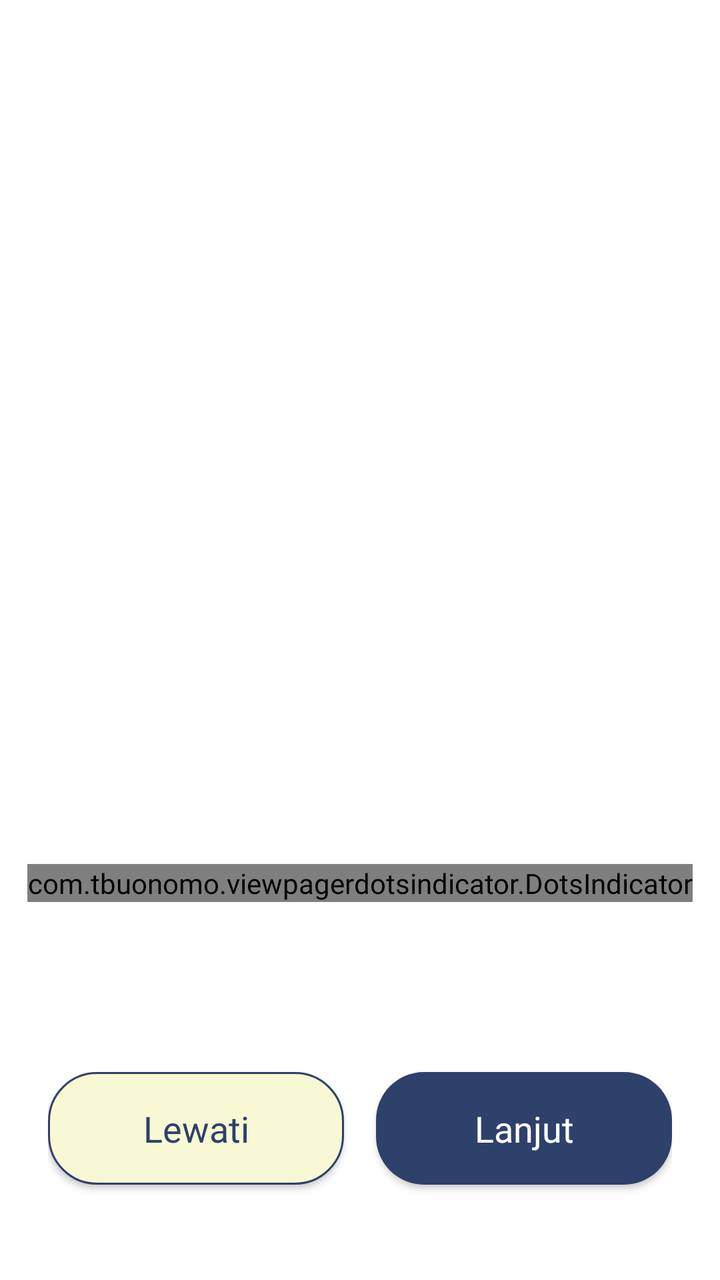
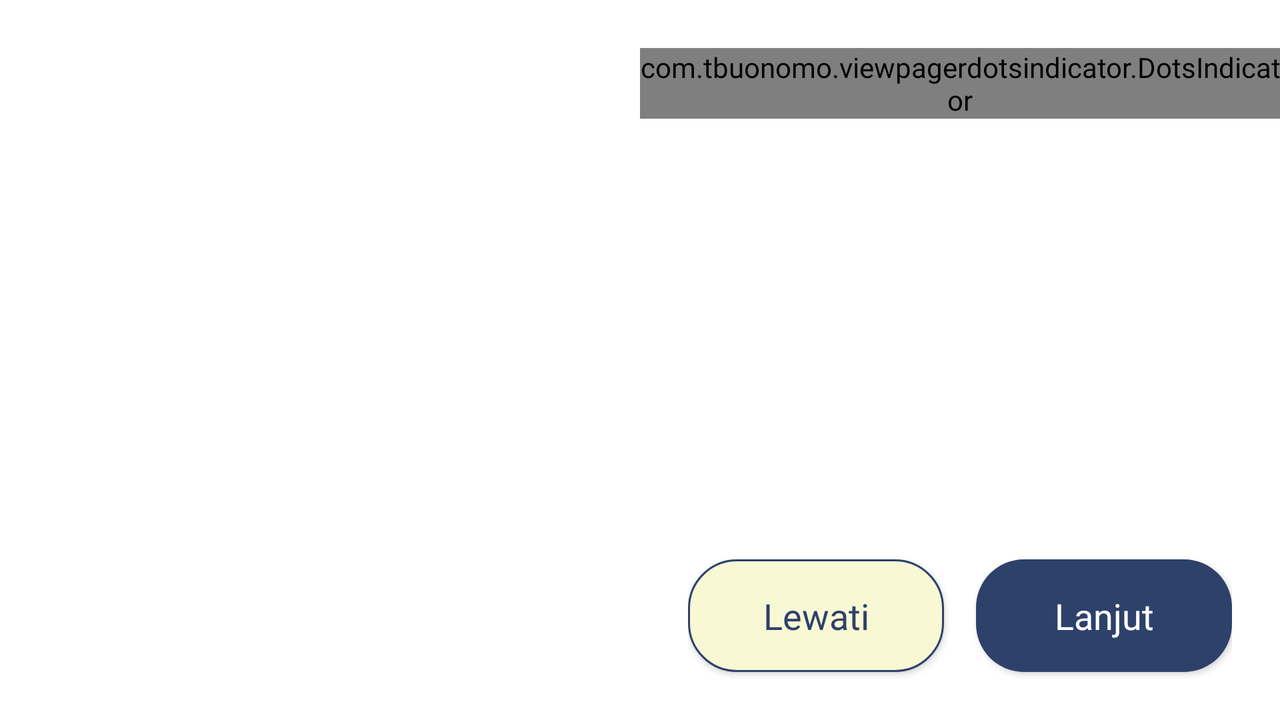

An Android layout and its configuration variant, each rendered on a device that would load it. The default file and the variant file are quoted in full after the pictures.
<!-- AndroidManifest.xml: application theme Theme.Kliniku -->
<!-- res/layout/activity_onboarding.xml -->
<?xml version="1.0" encoding="utf-8"?>
<androidx.constraintlayout.widget.ConstraintLayout xmlns:android="http://schemas.android.com/apk/res/android"
    xmlns:app="http://schemas.android.com/apk/res-auto"
    xmlns:tools="http://schemas.android.com/tools"
    android:layout_width="match_parent"
    android:layout_height="match_parent">

    <androidx.viewpager2.widget.ViewPager2
        android:id="@+id/viewPager"
        android:layout_width="match_parent"
        android:layout_height="0dp"
        app:layout_constraintBottom_toTopOf="@+id/dotsIndicator"
        app:layout_constraintEnd_toEndOf="parent"
        app:layout_constraintHeight_percent="0.65"
        app:layout_constraintStart_toStartOf="parent"
        app:layout_constraintTop_toTopOf="parent" />

    <com.tbuonomo.viewpagerdotsindicator.DotsIndicator
        android:id="@+id/dotsIndicator"
        android:layout_width="wrap_content"
        android:layout_height="wrap_content"
        android:layout_marginTop="16dp"
        app:dotsColor="@android:color/darker_gray"
        app:dotsCornerRadius="4dp"
        app:dotsSize="8dp"
        app:dotsSpacing="4dp"
        app:dotsWidthFactor="2.5"
        app:layout_constraintEnd_toEndOf="parent"
        app:layout_constraintStart_toStartOf="parent"
        app:layout_constraintTop_toBottomOf="@id/viewPager"
        app:selectedDotColor="@color/colorSecondary" />

    <TextView
        android:id="@+id/textTitle"
        android:layout_width="0dp"
        android:layout_height="wrap_content"
        android:layout_marginTop="24dp"
        android:gravity="center"
        android:paddingHorizontal="24dp"
        android:textColor="@color/colorPrimary"
        android:textSize="18sp"
        android:fontFamily="@font/league_spartan_regular"
        app:layout_constraintEnd_toEndOf="parent"
        app:layout_constraintStart_toStartOf="parent"
        app:layout_constraintTop_toBottomOf="@id/dotsIndicator" />

    <TextView
        android:id="@+id/textDescription"
        android:layout_width="0dp"
        android:layout_height="wrap_content"
        android:layout_marginTop="8dp"
        android:gravity="center"
        android:paddingHorizontal="24dp"
        android:textColor="@android:color/darker_gray"
        android:textSize="14sp"
        android:fontFamily="@font/inter_regular"
        app:layout_constraintEnd_toEndOf="parent"
        app:layout_constraintStart_toStartOf="parent"
        app:layout_constraintBottom_toTopOf="@id/layoutButtons"
        app:layout_constraintTop_toBottomOf="@id/textTitle" />

    <androidx.constraintlayout.widget.Guideline
        android:id="@+id/guidelineTop"
        android:layout_width="wrap_content"
        android:layout_height="wrap_content"
        android:orientation="horizontal"
        app:layout_constraintGuide_percent="0.8" />

    <include
        android:id="@+id/layoutButtons"
        layout="@layout/ns_button"
        android:layout_width="0dp"
        android:layout_height="wrap_content"
        app:layout_constraintTop_toBottomOf="@id/guidelineTop"
        app:layout_constraintStart_toStartOf="parent"
        app:layout_constraintEnd_toEndOf="parent"
        app:layout_constraintBottom_toBottomOf="parent" />

</androidx.constraintlayout.widget.ConstraintLayout>
<!-- res/layout/ns_button.xml (included above) -->
<?xml version="1.0" encoding="utf-8"?>
<LinearLayout xmlns:android="http://schemas.android.com/apk/res/android"
    xmlns:tools="http://schemas.android.com/tools"
    android:id="@+id/buttonContainer"
    android:layout_width="match_parent"
    android:layout_height="wrap_content"
    android:orientation="horizontal"
    android:paddingHorizontal="24dp"
    android:background="@android:color/transparent">

    <Button
        android:id="@+id/buttonSkip"
        android:layout_width="0dp"
        android:layout_height="wrap_content"
        android:layout_marginEnd="8dp"
        android:layout_weight="1"
        android:background="@drawable/button_inactive"
        android:padding="16dp"
        android:layout_marginBottom="24dp"
        android:text="@string/lewati"
        android:textAllCaps="false"
        android:textColor="@color/colorPrimary"
        android:textSize="18sp"
        android:fontFamily="@font/league_spartan_regular"
        tools:ignore="ButtonStyle" />

    <Button
        android:id="@+id/buttonNext"
        android:layout_width="0dp"
        android:layout_height="wrap_content"
        android:layout_marginStart="8dp"
        android:layout_weight="1"
        android:background="@drawable/button_normal"
        android:padding="16dp"
        android:layout_marginBottom="24dp"
        android:text="@string/lanjut"
        android:textAllCaps="false"
        android:textColor="@color/white"
        android:textSize="18sp"
        android:fontFamily="@font/league_spartan_regular"
        tools:ignore="ButtonStyle" />

</LinearLayout>
<!-- resources referenced by this layout -->
<resources>
  <color name="colorPrimary">#2E416B</color>
  <color name="colorSecondary">#4DAC49</color>
  <color name="white">#FFFFFFFF</color>
  <!-- drawable button_inactive (drawable) -->
  <?xml version="1.0" encoding="utf-8"?>
  <ripple xmlns:android="http://schemas.android.com/apk/res/android"
      android:color="@color/colorAccent">
      <item>
          <shape android:shape="rectangle">
              <solid android:color="@color/colorSurface" />
              <stroke android:width="1dp" android:color="@color/colorPrimary" />
              <corners android:radius="24dp" />
          </shape>
      </item>
  </ripple>
  <!-- drawable button_normal (drawable) -->
  <ripple xmlns:android="http://schemas.android.com/apk/res/android"
      android:color="@color/colorAccent">
      <item>
          <shape android:shape="rectangle">
              <solid android:color="@color/colorPrimary" />
              <corners android:radius="24dp" />
          </shape>
      </item>
  </ripple>
  <string name="lanjut">Lanjut</string>
  <string name="lewati">Lewati</string>
  <style name="Theme.Kliniku" parent="Base.Theme.Kliniku" />
  <color name="colorAccent">#F3AA43</color>
  <color name="colorSurface">#F9F8D4</color>
  <style name="Base.Theme.Kliniku" parent="Theme.AppCompat.Light.NoActionBar">
          
          <item name="colorPrimary">@color/colorPrimary</item>
  
          
          <item name="android:windowBackground">@color/white</item>
          <item name="background">@color/white</item>
  
          
          <item name="android:statusBarColor">@color/white</item>
          <item name="android:windowLightStatusBar">true</item>
  
          
          <item name="android:fontFamily">@font/inter_regular</item>
      </style>
</resources>
<!-- res/layout-land/activity_onboarding.xml (the repository's variant of the layout above) -->
<!-- drawn on the phone turned sideways -->
<?xml version="1.0" encoding="utf-8"?>
<androidx.constraintlayout.widget.ConstraintLayout xmlns:android="http://schemas.android.com/apk/res/android"
    xmlns:app="http://schemas.android.com/apk/res-auto"
    xmlns:tools="http://schemas.android.com/tools"
    android:layout_width="match_parent"
    android:layout_height="match_parent">

    <androidx.viewpager2.widget.ViewPager2
        android:id="@+id/viewPager"
        android:layout_width="0dp"
        android:layout_height="match_parent"
        app:layout_constraintBottom_toBottomOf="parent"
        app:layout_constraintStart_toStartOf="parent"
        app:layout_constraintTop_toTopOf="parent"
        app:layout_constraintWidth_percent="0.5" />

    <androidx.constraintlayout.widget.ConstraintLayout
        android:id="@+id/contentContainer"
        android:layout_width="0dp"
        android:layout_height="match_parent"
        app:layout_constraintBottom_toBottomOf="parent"
        app:layout_constraintEnd_toEndOf="parent"
        app:layout_constraintStart_toEndOf="@id/viewPager"
        app:layout_constraintTop_toTopOf="parent">

        <com.tbuonomo.viewpagerdotsindicator.DotsIndicator
            android:id="@+id/dotsIndicator"
            android:layout_width="wrap_content"
            android:layout_height="wrap_content"
            android:layout_marginTop="24dp"
            app:dotsColor="@android:color/darker_gray"
            app:dotsCornerRadius="4dp"
            app:dotsSize="8dp"
            app:dotsSpacing="4dp"
            app:dotsWidthFactor="2.5"
            app:layout_constraintEnd_toEndOf="parent"
            app:layout_constraintStart_toStartOf="parent"
            app:layout_constraintTop_toTopOf="parent"
            app:selectedDotColor="@color/colorSecondary" />

        <LinearLayout
            android:id="@+id/textContainer"
            android:layout_width="0dp"
            android:layout_height="wrap_content"
            android:orientation="vertical"
            android:padding="24dp"
            app:layout_constraintBottom_toTopOf="@id/layoutButtons"
            app:layout_constraintEnd_toEndOf="parent"
            app:layout_constraintStart_toStartOf="parent"
            app:layout_constraintTop_toBottomOf="@id/dotsIndicator">

            <TextView
                android:id="@+id/textTitle"
                android:layout_width="match_parent"
                android:layout_height="wrap_content"
                android:gravity="center"
                android:textColor="@color/colorPrimary"
                android:textSize="18sp"
                android:fontFamily="@font/league_spartan_regular"
                app:layout_constraintEnd_toEndOf="parent"
                app:layout_constraintStart_toStartOf="parent"
                app:layout_constraintTop_toBottomOf="@id/dotsIndicator" />

            <TextView
                android:id="@+id/textDescription"
                android:layout_width="match_parent"
                android:layout_height="wrap_content"
                android:layout_marginTop="8dp"
                android:gravity="center"
                android:textColor="@android:color/darker_gray"
                android:textSize="14sp"
                android:fontFamily="@font/inter_regular"
                app:layout_constraintEnd_toEndOf="parent"
                app:layout_constraintStart_toStartOf="parent"
                app:layout_constraintTop_toBottomOf="@id/textTitle" />

        </LinearLayout>

        <include
            android:id="@+id/layoutButtons"
            layout="@layout/ns_button"
            android:layout_width="0dp"
            android:layout_height="wrap_content"
            app:layout_constraintBottom_toBottomOf="parent"
            app:layout_constraintEnd_toEndOf="parent"
            app:layout_constraintStart_toStartOf="parent" />

    </androidx.constraintlayout.widget.ConstraintLayout>
</androidx.constraintlayout.widget.ConstraintLayout>
